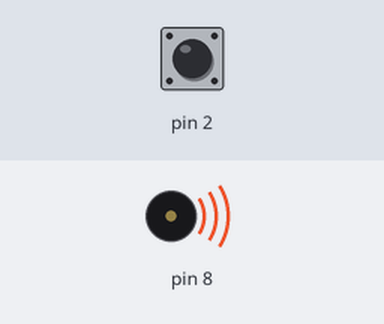
The sketch below on a simulated Arduino Uno, built with avr-gcc and run on an emulated ATmega328P. On the bench: buzzer (waves = sounding). The inputs (shaded band) are chosen by the test bench; at power-on: pin 2 HIGH. What the sketch prints to the serial monitor is not drawn.

Above: at 0.1 s.
Timing chart, 0 to 1.6 s (numbered marks = the images above):
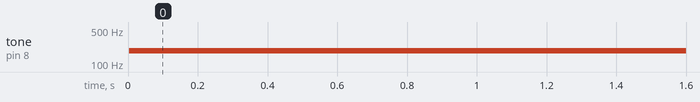

Measured:
- by itself, tone on pin 8: silent → 186 Hz at 0.00 s

The sketch:

Theremin_GIMM280.ino
```cpp
#include <CapacitiveSensor.h>
long sensorValue;
CapacitiveSensor capSensor = CapacitiveSensor(4,2);

void setup()
{
  // put your setup code here, to run once:
  Serial.begin(9600);
}

void loop()
{
  // put your main code here, to run repeatedly:
  long sensorValue = capSensor.capacitiveSensor(30);
  Serial.println(sensorValue);
  int outputValue = map(sensorValue, 60, 2200, 200, 800);
  tone(8, outputValue);
  delay(100);
}
```
